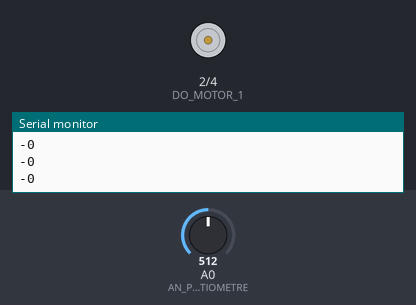
A sketch run on a simulated Arduino Uno, built with avr-gcc and run on an emulated ATmega328P. Parts: motor-driver pin pairs drawn as motors (green arrow = first pin HIGH = forward, orange = second pin HIGH = backward, longer = more drive, scaled by the enable pin), the last lines printed to the serial monitor. The test bench sets the inputs (shaded band); at power-on: A0 (AN_POTENTIOMETRE) = 512.

Above: at 1.2 s.
1.3 s: A0 (AN_POTENTIOMETRE) set to 513
2.8 s: A0 (AN_POTENTIOMETRE) set to 716
At 3.3 s:
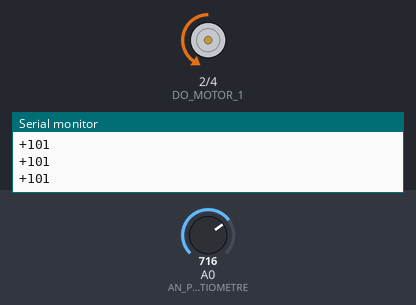
4.3 s: A0 (AN_POTENTIOMETRE) set to 900
At 5.2 s:
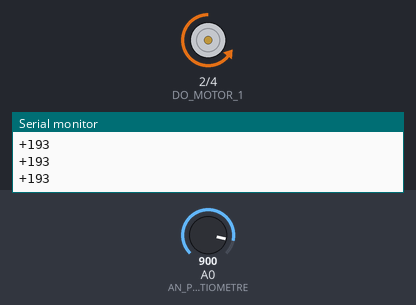
5.8 s: A0 (AN_POTENTIOMETRE) set to 511
At 6.6 s:
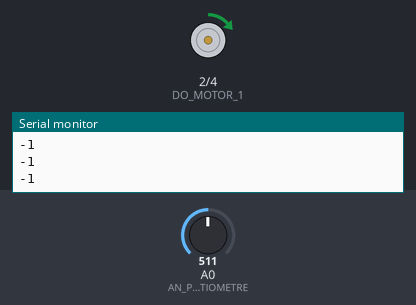
7.3 s: A0 (AN_POTENTIOMETRE) set to 306
At 7.7 s:
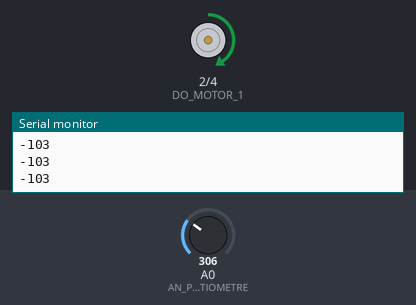
8.8 s: A0 (AN_POTENTIOMETRE) set to 122
At 9.6 s:
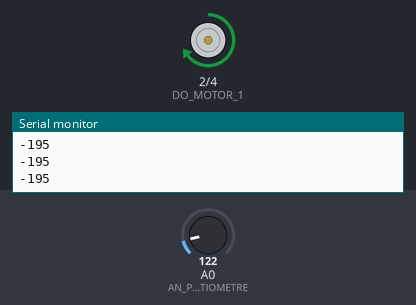
Timing chart, 0 to 11.3 s (numbered marks = the images above; inputs shaded):
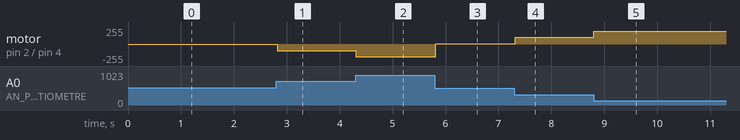

The sketch:

moteurDC_sens.ino
```cpp
char PWM_ENABLE = 3;
char DO_MOTOR_1 = 2;
char DO_MOTOR_2 = 4;
char AN_POTENTIOMETRE = 0;
int valeurPotentiometre = 0;
int vitesseDuMoteur = 0;
//ce code permet de controler la sens de rotation du moteur en fonction de la position du potentiomètre
void setup() {
  // put your setup code here, to run once:
  pinMode(DO_MOTOR_1, OUTPUT);
  pinMode(DO_MOTOR_2, OUTPUT);
  pinMode(PWM_ENABLE, OUTPUT);

  digitalWrite(DO_MOTOR_1, LOW);
  digitalWrite(DO_MOTOR_2, LOW);
  analogWrite(PWM_ENABLE, 0);

  Serial.begin(9000);
  }

void loop() {
  // put your main code here, to run repeatedly:
  valeurPotentiometre = analogRead(AN_POTENTIOMETRE);
  if(valeurPotentiometre > 512)
  {
    //roation horaire
    digitalWrite(DO_MOTOR_1, LOW);
    digitalWrite(DO_MOTOR_2, HIGH);
    //Conversion proportionnelle
    vitesseDuMoteur = map(valeurPotentiometre, 512, 1023, 0, 255);
    Serial.print("+");
  }
  else
  {
    //rotation anti-horaire
    digitalWrite(DO_MOTOR_2, LOW);
    digitalWrite(DO_MOTOR_1, HIGH);
    //Conversion inversement proportionnelle
    vitesseDuMoteur = map(valeurPotentiometre, 0, 512, 255, 0);
    Serial.print("-");
  }
  analogWrite(PWM_ENABLE, vitesseDuMoteur);
  Serial.println(vitesseDuMoteur);
  delay(20);
}
```

Measured:
- after the input at 2.8 s, motor on pin 2 (DO_MOTOR_1) / pin 4 (DO_MOTOR_2): stopped → backward 101/255 at once
- after the input at 4.3 s, motor on pin 2 (DO_MOTOR_1) / pin 4 (DO_MOTOR_2): backward 101/255 → backward 193/255 at once
- after the input at 5.8 s, motor on pin 2 (DO_MOTOR_1) / pin 4 (DO_MOTOR_2): backward 193/255 → forward 1/255 at once
- after the input at 7.3 s, motor on pin 2 (DO_MOTOR_1) / pin 4 (DO_MOTOR_2): forward 1/255 → forward 103/255 at once
- after the input at 8.8 s, motor on pin 2 (DO_MOTOR_1) / pin 4 (DO_MOTOR_2): forward 103/255 → forward 195/255 at once
